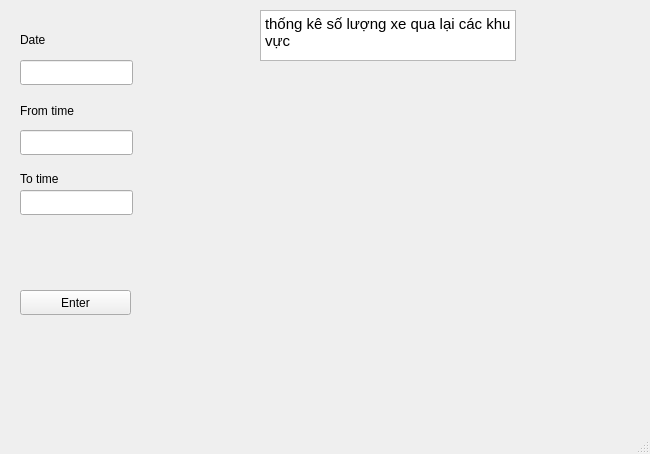
<?xml version="1.0" encoding="UTF-8"?>
<ui version="4.0">
 <class>MainWindow</class>
 <widget class="QMainWindow" name="MainWindow">
  <property name="geometry">
   <rect>
    <x>0</x>
    <y>0</y>
    <width>650</width>
    <height>454</height>
   </rect>
  </property>
  <property name="windowTitle">
   <string>MainWindow</string>
  </property>
  <widget class="QWidget" name="centralwidget">
   <widget class="QLineEdit" name="lineEdit">
    <property name="geometry">
     <rect>
      <x>20</x>
      <y>130</y>
      <width>113</width>
      <height>25</height>
     </rect>
    </property>
    <property name="text">
     <string/>
    </property>
   </widget>
   <widget class="QPushButton" name="pushButton">
    <property name="geometry">
     <rect>
      <x>20</x>
      <y>290</y>
      <width>111</width>
      <height>25</height>
     </rect>
    </property>
    <property name="text">
     <string>Enter</string>
    </property>
   </widget>
   <widget class="QLabel" name="label">
    <property name="geometry">
     <rect>
      <x>20</x>
      <y>100</y>
      <width>111</width>
      <height>21</height>
     </rect>
    </property>
    <property name="text">
     <string>From time </string>
    </property>
   </widget>
   <widget class="QLabel" name="label_2">
    <property name="geometry">
     <rect>
      <x>20</x>
      <y>170</y>
      <width>67</width>
      <height>17</height>
     </rect>
    </property>
    <property name="text">
     <string>To time</string>
    </property>
   </widget>
   <widget class="QLineEdit" name="lineEdit_2">
    <property name="geometry">
     <rect>
      <x>20</x>
      <y>190</y>
      <width>113</width>
      <height>25</height>
     </rect>
    </property>
    <property name="text">
     <string/>
    </property>
   </widget>
   <widget class="QTextBrowser" name="textBrowser">
    <property name="geometry">
     <rect>
      <x>260</x>
      <y>10</y>
      <width>256</width>
      <height>51</height>
     </rect>
    </property>
    <property name="html">
     <string>&lt;!DOCTYPE HTML PUBLIC &quot;-//W3C//DTD HTML 4.0//EN&quot; &quot;http://www.w3.org/TR/REC-html40/strict.dtd&quot;&gt;
&lt;html&gt;&lt;head&gt;&lt;meta name=&quot;qrichtext&quot; content=&quot;1&quot; /&gt;&lt;style type=&quot;text/css&quot;&gt;
p, li { white-space: pre-wrap; }
&lt;/style&gt;&lt;/head&gt;&lt;body style=&quot; font-family:'Ubuntu'; font-size:11pt; font-weight:400; font-style:normal;&quot;&gt;
&lt;p style=&quot; margin-top:12px; margin-bottom:0px; margin-left:0px; margin-right:0px; -qt-block-indent:0; text-indent:0px; line-height:100%; background-color:transparent;&quot;&gt;&lt;span style=&quot; background-color:transparent;&quot;&gt;thống kê số lượng xe qua lại các khu vực&lt;/span&gt;&lt;/p&gt;&lt;/body&gt;&lt;/html&gt;</string>
    </property>
   </widget>
   <widget class="QLabel" name="imageLbl">
    <property name="geometry">
     <rect>
      <x>180</x>
      <y>90</y>
      <width>451</width>
      <height>271</height>
     </rect>
    </property>
    <property name="text">
     <string/>
    </property>
   </widget>
   <widget class="QLineEdit" name="lineEdit_3">
    <property name="geometry">
     <rect>
      <x>20</x>
      <y>60</y>
      <width>113</width>
      <height>25</height>
     </rect>
    </property>
    <property name="text">
     <string/>
    </property>
   </widget>
   <widget class="QLabel" name="label_3">
    <property name="geometry">
     <rect>
      <x>20</x>
      <y>30</y>
      <width>41</width>
      <height>21</height>
     </rect>
    </property>
    <property name="text">
     <string>&lt;html&gt;&lt;head/&gt;&lt;body&gt;&lt;p&gt;Date&lt;/p&gt;&lt;/body&gt;&lt;/html&gt;</string>
    </property>
   </widget>
  </widget>
  <widget class="QMenuBar" name="menubar">
   <property name="geometry">
    <rect>
     <x>0</x>
     <y>0</y>
     <width>650</width>
     <height>22</height>
    </rect>
   </property>
  </widget>
  <widget class="QStatusBar" name="statusbar"/>
 </widget>
 <resources/>
 <connections/>
</ui>
